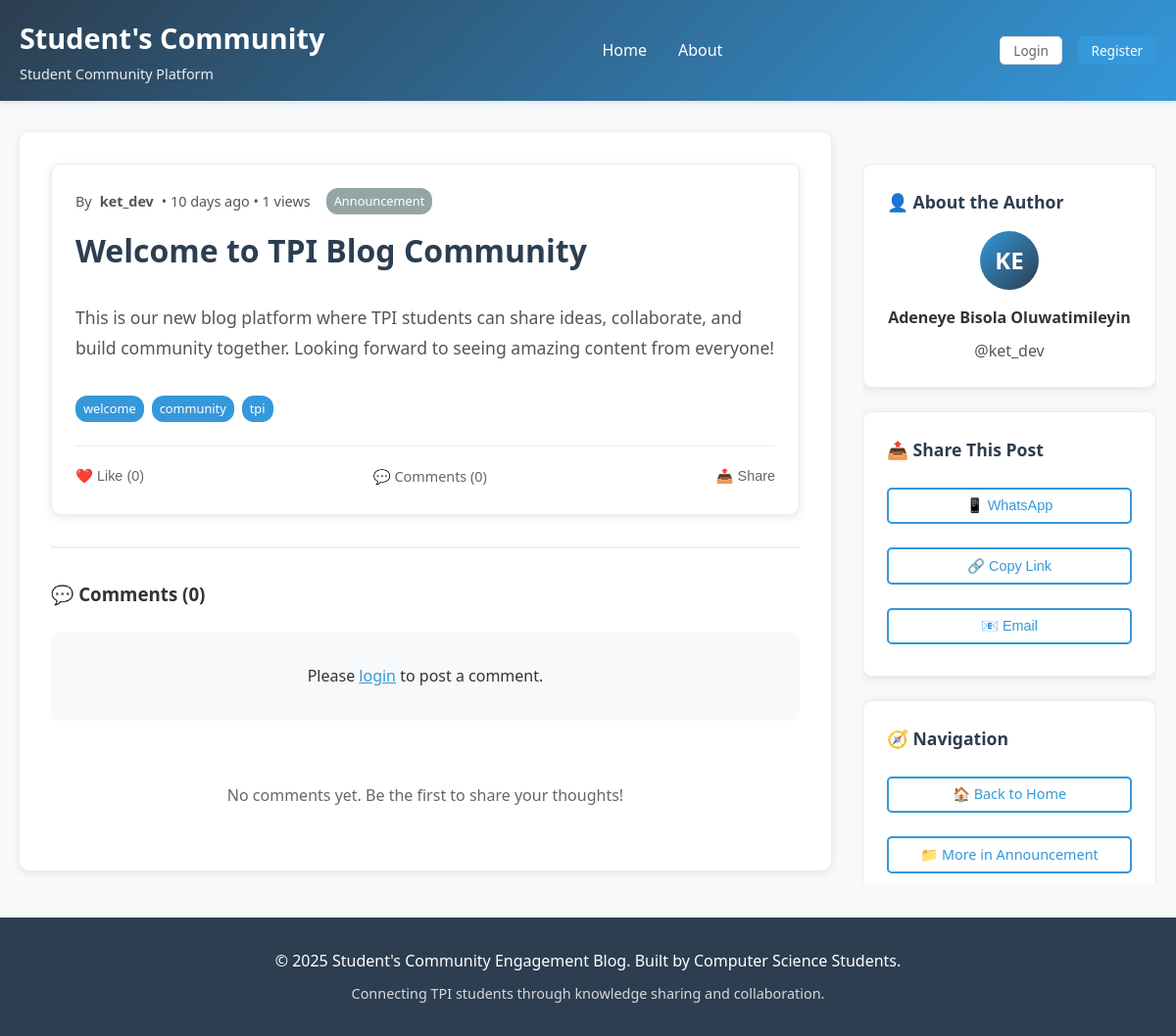
The page /post.php?id=1 on the database as committed earlier.
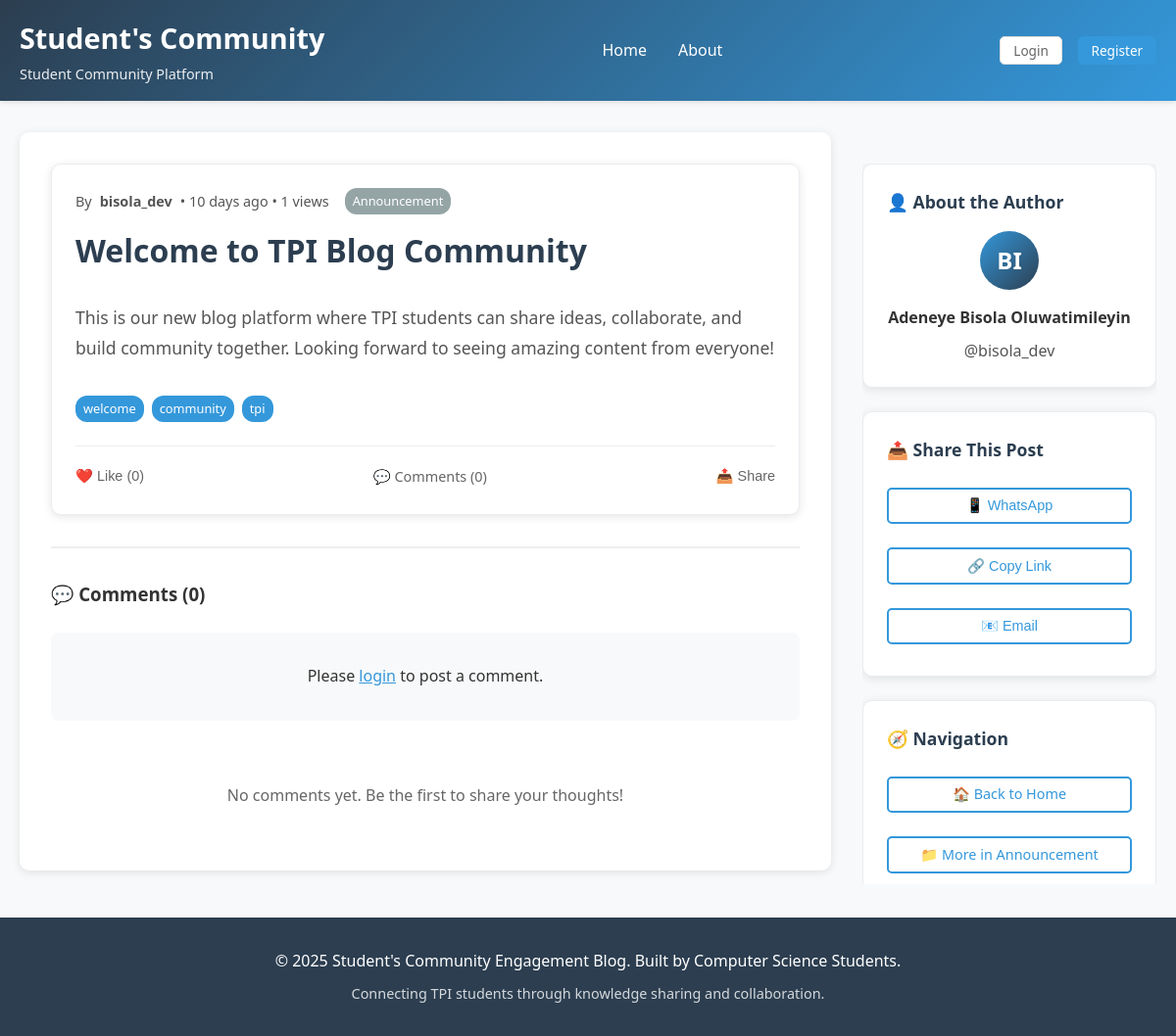
The same page on the database as committed later.
### tables this page shows
CREATE TABLE posts (
    id INT AUTO_INCREMENT PRIMARY KEY,
    user_id INT NOT NULL,
    title VARCHAR(200) NOT NULL,
    content TEXT NOT NULL,
    category VARCHAR(50) DEFAULT 'General',
    tags VARCHAR(200),
    status ENUM('draft', 'published') DEFAULT 'published',
    views INT DEFAULT 0,
    created_at TIMESTAMP DEFAULT CURRENT_TIMESTAMP,
    updated_at TIMESTAMP DEFAULT CURRENT_TIMESTAMP ON UPDATE CURRENT_TIMESTAMP,
    FOREIGN KEY (user_id) REFERENCES users(id) ON DELETE CASCADE
);

CREATE TABLE users (
    id INT AUTO_INCREMENT PRIMARY KEY,
    username VARCHAR(50) UNIQUE NOT NULL,
    email VARCHAR(100) UNIQUE NOT NULL,
    password VARCHAR(255) NOT NULL,
    full_name VARCHAR(100) NOT NULL,
    department VARCHAR(50),
    student_id VARCHAR(20),
    profile_image VARCHAR(255) DEFAULT 'default-avatar.png',
    created_at TIMESTAMP DEFAULT CURRENT_TIMESTAMP,
    is_active BOOLEAN DEFAULT TRUE
);

### config/database.php (called while the page is built, shortened)
<?php
function isLoggedIn() {
    return isset($_SESSION['user_id']);
}
function timeAgo($datetime) {
    $time = time() - strtotime($datetime);
    if ($time < 2629746) return floor($time/86400) . ' days ago';
    return date('M j, Y', strtotime($datetime));
}
?>

### post.php (the view, shortened to what this page needs)
<?php
require_once 'includes/header.php';
$post_id = isset($_GET['id']) ? intval($_GET['id']) : 0;
$database = new Database();
$db = $database->connect();
$post_query = "
    SELECT p.*, u.username, u.full_name,
           COUNT(DISTINCT l.id) as like_count,
           COUNT(DISTINCT c.id) as comment_count
    FROM posts p
    LEFT JOIN users u ON p.user_id = u.id
    LEFT JOIN likes l ON p.id = l.post_id
    LEFT JOIN comments c ON p.id = c.post_id
    WHERE p.id = :post_id AND p.status = 'published'
    GROUP BY p.id
";
$post_stmt = $db->prepare($post_query);
$post_stmt->bindParam(':post_id', $post_id);
$post_stmt->execute();
$post = $post_stmt->fetch(PDO::FETCH_ASSOC);
$user_liked = false;
$comments_query = "
    SELECT c.*, u.username, u.full_name
    FROM comments c
    LEFT JOIN users u ON c.user_id = u.id
    WHERE c.post_id = :post_id
    ORDER BY c.created_at ASC
";
$comments_stmt = $db->prepare($comments_query);
$comments_stmt->bindParam(':post_id', $post_id);
$comments_stmt->execute();
$comments = $comments_stmt->fetchAll(PDO::FETCH_ASSOC);
?>
<div class="container">
    <div class="main-content">
        <main class="content">
            <article class="post-card">
                <div class="post-header">
                    <div class="post-meta">
                        By <strong><?php echo htmlspecialchars($post['username']); ?></strong>
                        • <?php echo timeAgo($post['created_at']); ?>
                        • <?php echo $post['views'] + 1; ?> views
                        <?php if ($post['category']): ?>
                            <span class="category-badge"><?php echo htmlspecialchars($post['category']); ?></span>
                        <?php endif; ?>
                    </div>
                </div>
                <h1 class="post-title" style="font-size: 2rem; margin: 1rem 0;">
                    <?php echo htmlspecialchars($post['title']); ?>
                </h1>
                <div class="post-content" style="font-size: 1.1rem; line-height: 1.8; margin: 2rem 0;">
                    <?php echo nl2br(htmlspecialchars($post['content'])); ?>
                </div>
                <?php if ($post['tags']): ?>
                    <div class="tags">
                        <?php
                        $tags = explode(',', $post['tags']);
                        foreach ($tags as $tag):
                            $tag = trim($tag);
                            if ($tag):
                        ?>
                            <span class="tag"><?php echo htmlspecialchars($tag); ?></span>
                        <?php
                            endif;
                        endforeach;
                        ?>
                    </div>
                <?php endif; ?>
                <div class="post-actions">
                    <button class="action-btn like-btn <?php echo $user_liked ? 'liked' : ''; ?>"
                            data-post-id="<?php echo $post['id']; ?>">
                        ❤️ <?php echo $user_liked ? 'Liked' : 'Like'; ?> (<?php echo $post['like_count']; ?>)
                    </button>
                    <a href="#comments" class="action-btn">
                        💬 Comments (<?php echo $post['comment_count']; ?>)
                    </a>
                    <button class="action-btn" onclick="sharePost()">
                        📤 Share
                    </button>
                </div>
            </article>
            <div class="comments-section" id="comments">
                <h3 style="margin-bottom: 1.5rem;">
                    💬 Comments (<?php echo count($comments); ?>)
                </h3>
                <?php if (isLoggedIn()): ?>
                    <form class="comment-form" style="margin-bottom: 2rem;">
                        <input type="hidden" name="post_id" value="<?php echo $post['id']; ?>">
                        <div class="form-group">
                            <textarea name="content" class="form-control auto-expand"
                                      placeholder="Share your thoughts..." rows="3" required></textarea>
                        </div>
                        <button type="submit" class="btn btn-primary">Post Comment</button>
                    </form>
                <?php else: ?>
                    <div style="text-align: center; padding: 2rem; background: #f8f9fa; border-radius: 8px; margin-bottom: 2rem;">
                        <p>Please <a href="login.php" style="color: #3498db;">login</a> to post a comment.</p>
                    </div>
                <?php endif; ?>
                <div id="comments-<?php echo $post['id']; ?>">
                    <?php if (empty($comments)): ?>
                        <div style="text-align: center; padding: 2rem; color: #666;">
                            <p>No comments yet. Be the first to share your thoughts!</p>
                        </div>
                    <?php endif; ?>
                </div>
            </div>
        </main>
        <aside class="sidebar">
            <div class="widget">
                <h3>👤 About the Author</h3>
                <div style="text-align: center;">
                    <div style="width: 60px; height: 60px; background: #3498db; border-radius: 50%; margin: 0 auto 1rem; display: flex; align-items: center; justify-content: center; color: white; font-size: 1.5rem; font-weight: bold;">
                        <?php echo strtoupper(substr($post['username'], 0, 2)); ?>
                    </div>
                    <h4 style="margin: 0.5rem 0;"><?php echo htmlspecialchars($post['full_name']); ?></h4>
                    <p style="color: #666; margin: 0;">@<?php echo htmlspecialchars($post['username']); ?></p>
                </div>
            </div>
            <div class="widget">
                <h3>📤 Share This Post</h3>
                <div style="display: grid; gap: 0.5rem;">
                    <button onclick="shareToWhatsApp()" class="btn btn-secondary" style="width: 100%;">
                        📱 WhatsApp
                    </button>
                    <button onclick="copyLink()" class="btn btn-secondary" style="width: 100%;">
                        🔗 Copy Link
                    </button>
                    <button onclick="shareToEmail()" class="btn btn-secondary" style="width: 100%;">
                        📧 Email
                    </button>
                </div>
            </div>
            <div class="widget">
                <h3>🧭 Navigation</h3>
                <div style="display: grid; gap: 0.5rem;">
                    <a href="index.php" class="btn btn-secondary" style="width: 100%; text-align: center;">
                        🏠 Back to Home
                    </a>
                    <?php if ($post['category']): ?>
                        <a href="category.php?cat=<?php echo urlencode($post['category']); ?>"
                           class="btn btn-secondary" style="width: 100%; text-align: center;">
                            📁 More in <?php echo htmlspecialchars($post['category']); ?>
                        </a>
                    <?php endif; ?>
                </div>
            </div>
        </aside>
    </div>
</div>
<?php require_once 'includes/footer.php'; ?>

### includes/header.php (shortened to what this page needs)
<?php
require_once 'config/database.php';
?>
<!DOCTYPE html>
<html lang="en">
<head>
    <link rel="stylesheet" href="assets/css/style.css">
</head>
<body data-logged-in="<?php echo isLoggedIn() ? 'true' : 'false'; ?>">
    <header class="header">
        <div class="container">
            <div class="header-content">
                <div class="logo">
                    <h1><a href="index.php" style="color: white; text-decoration: none;">Student's Community </a></h1>
                    <div class="subtitle">Student Community Platform</div>
                </div>
                <nav class="nav">
                    <ul>
                        <li><a href="index.php">Home</a></li>
                        <li><a href="about.php">About</a></li>
                    </ul>
                </nav>
                <div class="user-menu">
                    <?php if (isLoggedIn()): ?>
                        <?php $user = getCurrentUser(); ?>
                        <div class="user-info">
                            Welcome, <strong><?php echo htmlspecialchars($user['username']); ?></strong>
                        </div>
                        <a href="profile.php" class="btn btn-secondary">Profile</a>
                        <a href="logout.php" class="btn btn-danger">Logout</a>
                    <?php else: ?>
                        <a href="login.php" class="btn btn-secondary">Login</a>
                        <a href="register.php" class="btn btn-primary">Register</a>
                    <?php endif; ?>
                </div>
            </div>
        </div>
    </header>

### includes/footer.php (shortened to what this page needs)
<footer style="background: #2c3e50; color: white; text-align: center; padding: 2rem 0; margin-top: 3rem;">
        <div class="container">
            <p>&copy; <?php echo date('Y'); ?> Student's Community Engagement Blog. Built by Computer Science Students.</p>
            <p style="margin-top: 0.5rem; font-size: 0.9rem; opacity: 0.8;">
                Connecting TPI students through knowledge sharing and collaboration.
            </p>
        </div>
    </footer>
</body>
</html>

Rows that differ between the two databases and show on the page:
changed through a linked row, posts "Welcome to TPI Blog Community": user.username "ket_dev" → "bisola_dev"; user.username "KE" → "BI"
